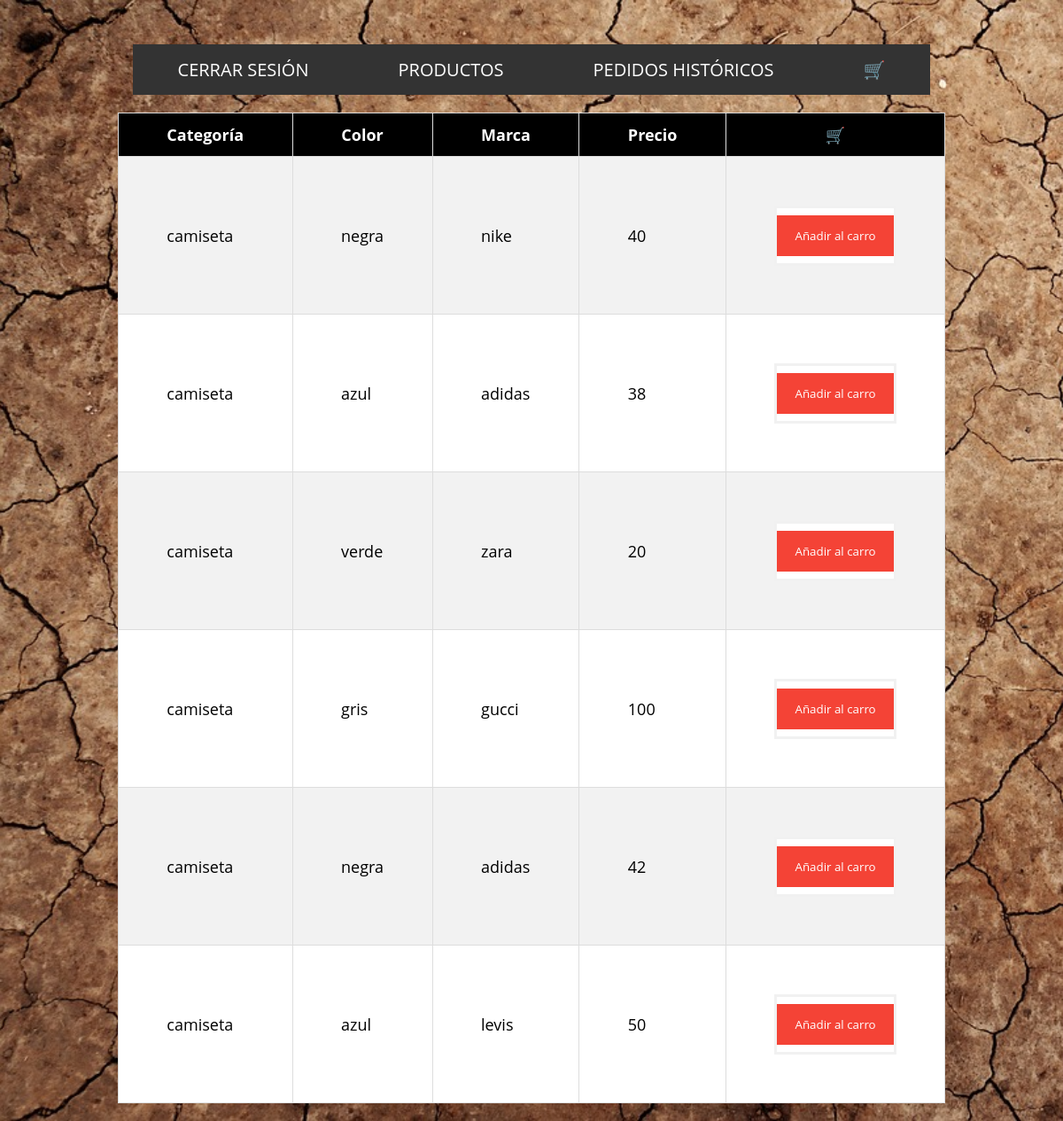
The app's page /mostrar_camisetas.php (signed in) with its own data.
### tables this page shows
CREATE TABLE `productos` (
  `id` int(11) NOT NULL,
  `categoria` varchar(255) NOT NULL,
  `color` varchar(255) NOT NULL,
  `marca` varchar(255) NOT NULL,
  `precio` float NOT NULL
);

### mostrar_camisetas.php (the view, shortened to what this page needs)
<!DOCTYPE html>
<html lang="es">
<head>
    <link rel="stylesheet" href="css/style.css">
</head>
<body id="fondo">
<?php include_once('header.php');?>
<?php
    $servername = "localhost";
    $username = "root";
    $password = "";
    $dbname = "tienda";
    $conn = mysqli_connect($servername, $username, $password, $dbname);
    $sql = "SELECT id, categoria, color, marca, precio FROM productos WHERE categoria='camiseta'";
    $resultado = mysqli_query($conn, $sql);
    echo "<table id='categorias'>";
    echo "<tr><th>Categoría</th><th>Color</th><th>Marca</th><th>Precio</th><th>🛒</th></tr>";
    while ($fila = mysqli_fetch_assoc($resultado)) {
      echo "<tr><td>" . $fila["categoria"] . "</td><td>" . $fila["color"] . "</td><td>" . $fila["marca"] . "</td><td>" . $fila["precio"] . "</td><td><form action='carro.php' method='POST'><input type='hidden' name='id' value='" . $fila["id"] . "'><input type='hidden' name='categoria' value='" . $fila["categoria"] . "'><input type='hidden' name='color' value='" . $fila["color"] . "'><input type='hidden' name='marca' value='" . $fila["marca"] . "'><input type='hidden' name='precio' value='" . $fila["precio"] . "'><button type='submit'>Añadir al carro</button></form></td></tr>";
    }
    echo "</table>";
?>
</body>
</html>

### header.php (shortened to what this page needs)
<nav>
		<ul class="menuY">
			<li><a href="login.php">CERRAR SESIÓN</a></li>
			<li><a href="mostrar_productos.php">PRODUCTOS</a>
			</li>
			<li>
				<a href="mostrar_pedidos.php">PEDIDOS HISTÓRICOS</a>
			</li>
			<li><a href="mostrar_carro.php">🛒</a></li>
		</ul>
	</nav>

### css/style.css (style rules this page uses)
form { border: 3px solid #f1f1f1; background-color: white; }
button { background-color: #f44336; color: white; padding: 14px 20px; margin: 8px 0; border: none; cursor: pointer; width: 100%; }
form { margin: 10 25%; }
* { margin: 0; padding: 0; box-sizing: border-box; font-family: 'Open Sans'; }
body { background-image: url(../img/fondo.png); background-size: cover; border-collapse: collapse; width: 100%; font-size: 18px; color: black; }
#fondo { background-image: url(../img/fondo.png); background-size: cover; border-collapse: collapse; width: 100%; font-size: 18px; color: white; }
nav { max-width: 900px; margin: auto; background-color: #333; font-size: 20px; margin-top: 50px; }
.menuY { list-style: none; display: flex; justify-content: space-around; }
.menuY > li > a { display: block; padding: 15px 20px; color: white; text-decoration: none; }
#categorias { font-family: Arial, Helvetica, sans-serif; border-collapse: collapse; list-style: none; display: flex; justify-content: space-around; margin: 20px; }
#categorias td, #categorias th { border: 1px solid #ddd; padding: 54.5px; }
#categorias tr { color: black; background-color: white; }
#categorias tr:nth-child(even) { background-color: #f2f2f2; }
#categorias th { padding-top: 12px; padding-bottom: 12px; text-align: left; background-color: black; color: white; text-align: center; }
* { box-sizing: border-box; }

### records on screen
productos: categoria "camiseta", color "negra", marca "nike", precio "40"
productos: categoria "camiseta", color "azul", marca "adidas", precio "38"
productos: categoria "camiseta", color "verde", marca "zara", precio "20"
productos: categoria "camiseta", color "gris", marca "gucci", precio "100"
productos: categoria "camiseta", color "negra", marca "adidas", precio "42"
productos: categoria "camiseta", color "azul", marca "levis", precio "50"
